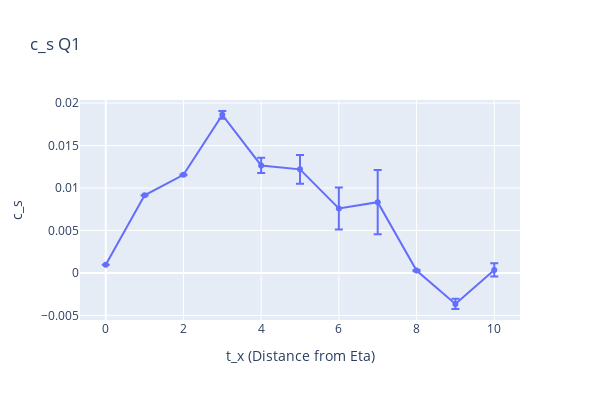
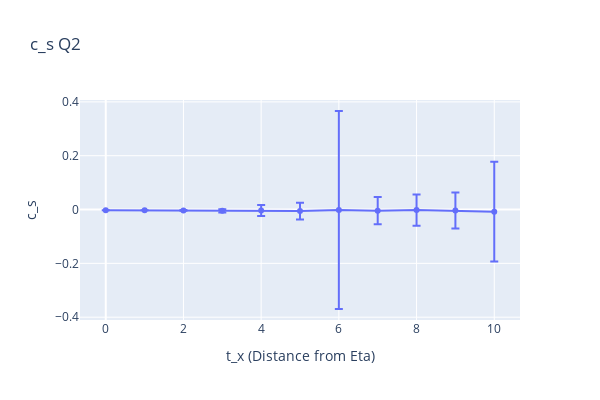

Notebook code for these charts, in order:
### Code cell
def plot_final_cs(cs_avg, cs_err, title='xxxxx'):
    fig = go.Figure()
#     for i, t_sep in enumerate(t_seps[3:]):
    fig.add_trace(
        go.Scatter(x=list(range(len(cs_avg))), y=cs_avg, error_y_array=cs_err)
    )
    fig.update_layout(title_text=title, width=600, height=400,
                     yaxis_title='c_s', xaxis_title='t_x (Distance from Eta)')
    fig.update_layout()
    return fig

plot_final_cs(c_s_Q1_avg_avg_tsep, c_s_Q1_err_avg_tsep, title='c_s Q1').show()
plot_final_cs(c_s_Q2_avg_avg_tsep, c_s_Q2_err_avg_tsep, title='c_s Q2').show()

### Figure 1 — Plotly figure (JSON) as saved in the notebook; plotly's stock layout.template omitted (floating-point values rounded to 4 significant figures)
{"data": [{"error_y": {"array": [1.199e-07, 4.293e-06, 3.619e-05, 0.000456, 0.0009054, 0.001698, 0.002471, 0.00379, 7.887e-05, 0.0006018, 0.0007797]}, "type": "scatter", "x": [0, 1, 2, 3, 4, 5, 6, 7, 8, 9, 10], "y": [0.0009625, 0.009139, 0.01155, 0.01862, 0.01266, 0.0122, 0.007601, 0.008337, 0.0002745, -0.003646, 0.0003602]}], "layout": {"height": 400, "title": {"text": "c_s Q1"}, "width": 600, "xaxis": {"title": {"text": "t_x (Distance from Eta)"}}, "yaxis": {"title": {"text": "c_s"}}}}

### Figure 2 — Plotly figure (JSON) as saved in the notebook; plotly's stock layout.template omitted (floating-point values rounded to 4 significant figures)
{"data": [{"error_y": {"array": [0.0001331, 0.000277, 0.001352, 0.006305, 0.0203, 0.03092, 0.3678, 0.05063, 0.05827, 0.06695, 0.1854]}, "type": "scatter", "x": [0, 1, 2, 3, 4, 5, 6, 7, 8, 9, 10], "y": [-0.002554, -0.002768, -0.003443, -0.00493, -0.003491, -0.005829, -0.001725, -0.004265, -0.002035, -0.003955, -0.007947]}], "layout": {"height": 400, "title": {"text": "c_s Q2"}, "width": 600, "xaxis": {"title": {"text": "t_x (Distance from Eta)"}}, "yaxis": {"title": {"text": "c_s"}}}}
